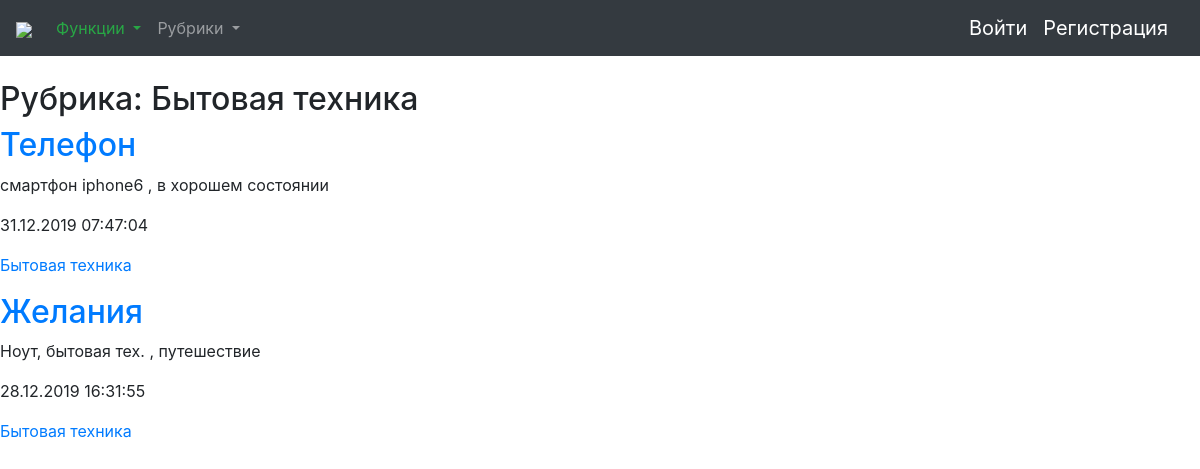
Page /2/ on the committed database.
### bboard/models.py (models this page shows)
class Rubric(models.Model):
	name = models.CharField(max_length=20, db_index=True, verbose_name='Название')
	def __str__(self):
		return self.name
	class Meta:
		verbose_name_plural = 'Рубрики'
		verbose_name = 'Рубрика'
		ordering = ['name']
	objects = RubricManager()

class Bd(models.Model):
	title = models.CharField(max_length=50, verbose_name='Товар')
	content = models.TextField(null=True, blank=True, verbose_name='Описание')
	price = models.FloatField(null=True, blank=True, default=0, verbose_name='Цена')
	published = models.DateTimeField(auto_now_add=True, db_index=True, verbose_name='Опубликовано')
	rubric = models.ForeignKey('Rubric', null=True,
		on_delete=models.PROTECT, verbose_name='Рубрика')
	class Meta:
		verbose_name_plural='Объявления'
		verbose_name='Объявление'
		ordering=['-published']
	objects = models.Manager()
	reverse = BdManager()

### bboard/views.py (the view)
# urls.py: path('<int:rubric_id>/', by_rubric,
def by_rubric(request, rubric_id):
	bds = Bd.objects.filter(rubric=rubric_id)
	rubrics = Rubric.objects.order_by_bd_count()
	current_rubric = Rubric.objects.get(pk=rubric_id)
	context = {'bds': bds, 'rubrics': rubrics, 'current_rubric': current_rubric}
	return render(request, 'bboard/by_rubric.html', context)

### bboard/models.py (called while the page is built)
	def get_queryset(self):
		return super().get_queryset().order_by('name')

	def order_by_bd_count(self):
		return super().get_queryset().annotate(cnt=models.Count('bd')).order_by('-cnt')

### bboard/templates/bboard/by_rubric.html (shortened to what this page needs)
{% extends "layout/basic.html" %}
{% block content %}
<h2>Рубрика: {{ current_rubric.name }}</h2>
{% for bd in bds %}
<div class="">
	<h2><a href="{% url 'bboard:detail' pk=bd.pk %}">{{ bd.title }}</a></h2>
	<p>{{ bd.content }}</p>
	<p>{{ bd.published|date:"d.m.Y H:i:s" }}</p>
	<p><a href="{% url 'bboard:by_rubric' bd.rubric.pk %}">{{ bd.rubric.name }}</a></p>
</div>
{% endfor %}
{% endblock %}

### bboard/templates/layout/basic.html (shortened to what this page needs)
{% load static %}
{% load bbcode_tags %}
{% load bootstrap4 %}
{% load my_templatetags %}
<!DOCTYPE html>
<html lang="en">
<head>
	{% bootstrap_css %}
</head>
<body>
	<nav class="navbar navbar-expand-sm bg-dark navbar-dark">
		<a class="navbar-brand" href="{% url 'bboard:index' %}"><img src="/static/bboard/bg1.jpg" style="width:64px;"></a>
		<ul class="navbar-nav ">
			<li>
				<a class="nav-link dropdown-toggle text-success" href="#" id="navbardrop" data-toggle="dropdown">
					Функции
				</a>
			</li>
			<li class="nav-item dropdown">
				<a class="nav-link dropdown-toggle" href="#" id="navbardrop" data-toggle="dropdown">
					Рубрики
				</a>
			</li>
		</ul>
		<ul class="navbar-nav ml-auto">
			{% if user.is_authenticated %}
				<p class="navbar-brand">Добро пожаловать {{ user.username }}</p>
				<a class="navbar-brand text-info" href="{% url 'bboard:logout' %}">Выход</a><br>
				{% if user.is_staff %}
					<a class="navbar-brand text-danger" href="admin/">Администрирование сайта</a>
				{% elif user.is_superuser %}
					<a class="navbar-brand text-danger" href="admin/">Администрирование сайта</a>
				{% endif %}
			{% else %}
				<a class="navbar-brand" href="{% url 'bboard:login' %}">Войти</a>
				<a class="navbar-brand" href="{% url 'bboard:register' %}">Регистрация</a>
			{% endif %}
		</ul>
	</nav>
	<br>
	<section>
		{% block content %}
		{% endblock %}
	</section>
</body>
</html>

### rows in the picture
Rubric: name "Бытовая техника"
Bd: title "Телефон", content "смартфон iphone6 , в хорошем состоянии", published "31.12.2019 07:47:04", rubric.name "Бытовая техника"
Bd: title "Желания", content "Ноут, бытовая тех. , путешествие", published "28.12.2019 16:31:55", rubric.name "Бытовая техника"
